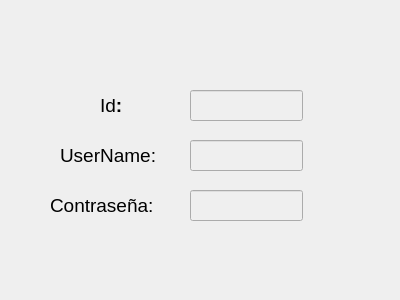
<?xml version="1.0" encoding="UTF-8"?>
<ui version="4.0">
 <class>dashboard</class>
 <widget class="QFrame" name="dashboard">
  <property name="geometry">
   <rect>
    <x>0</x>
    <y>0</y>
    <width>400</width>
    <height>300</height>
   </rect>
  </property>
  <property name="windowTitle">
   <string>Frame</string>
  </property>
  <widget class="QLineEdit" name="id">
   <property name="enabled">
    <bool>false</bool>
   </property>
   <property name="geometry">
    <rect>
     <x>190</x>
     <y>90</y>
     <width>113</width>
     <height>31</height>
    </rect>
   </property>
   <property name="font">
    <font>
     <pointsize>14</pointsize>
    </font>
   </property>
  </widget>
  <widget class="QLineEdit" name="usr">
   <property name="enabled">
    <bool>false</bool>
   </property>
   <property name="geometry">
    <rect>
     <x>190</x>
     <y>140</y>
     <width>113</width>
     <height>31</height>
    </rect>
   </property>
   <property name="font">
    <font>
     <pointsize>14</pointsize>
    </font>
   </property>
  </widget>
  <widget class="QLineEdit" name="pass">
   <property name="enabled">
    <bool>false</bool>
   </property>
   <property name="geometry">
    <rect>
     <x>190</x>
     <y>190</y>
     <width>113</width>
     <height>31</height>
    </rect>
   </property>
   <property name="font">
    <font>
     <pointsize>14</pointsize>
    </font>
   </property>
  </widget>
  <widget class="QLabel" name="label">
   <property name="geometry">
    <rect>
     <x>100</x>
     <y>90</y>
     <width>31</width>
     <height>31</height>
    </rect>
   </property>
   <property name="text">
    <string>&lt;html&gt;&lt;head/&gt;&lt;body&gt;&lt;p&gt;&lt;span style=&quot; font-size:14pt;&quot;&gt;Id&lt;/span&gt;&lt;span style=&quot; font-size:14pt; font-weight:600;&quot;&gt;:&lt;/span&gt;&lt;/p&gt;&lt;/body&gt;&lt;/html&gt;</string>
   </property>
  </widget>
  <widget class="QLabel" name="label_2">
   <property name="geometry">
    <rect>
     <x>60</x>
     <y>140</y>
     <width>121</width>
     <height>31</height>
    </rect>
   </property>
   <property name="text">
    <string>&lt;html&gt;&lt;head/&gt;&lt;body&gt;&lt;p&gt;&lt;span style=&quot; font-size:14pt;&quot;&gt;UserName:&lt;/span&gt;&lt;/p&gt;&lt;/body&gt;&lt;/html&gt;</string>
   </property>
  </widget>
  <widget class="QLabel" name="label_3">
   <property name="geometry">
    <rect>
     <x>50</x>
     <y>190</y>
     <width>121</width>
     <height>31</height>
    </rect>
   </property>
   <property name="text">
    <string>&lt;html&gt;&lt;head/&gt;&lt;body&gt;&lt;p&gt;&lt;span style=&quot; font-size:14pt;&quot;&gt;Contraseña:&lt;/span&gt;&lt;/p&gt;&lt;/body&gt;&lt;/html&gt;</string>
   </property>
  </widget>
 </widget>
 <resources/>
 <connections/>
</ui>
